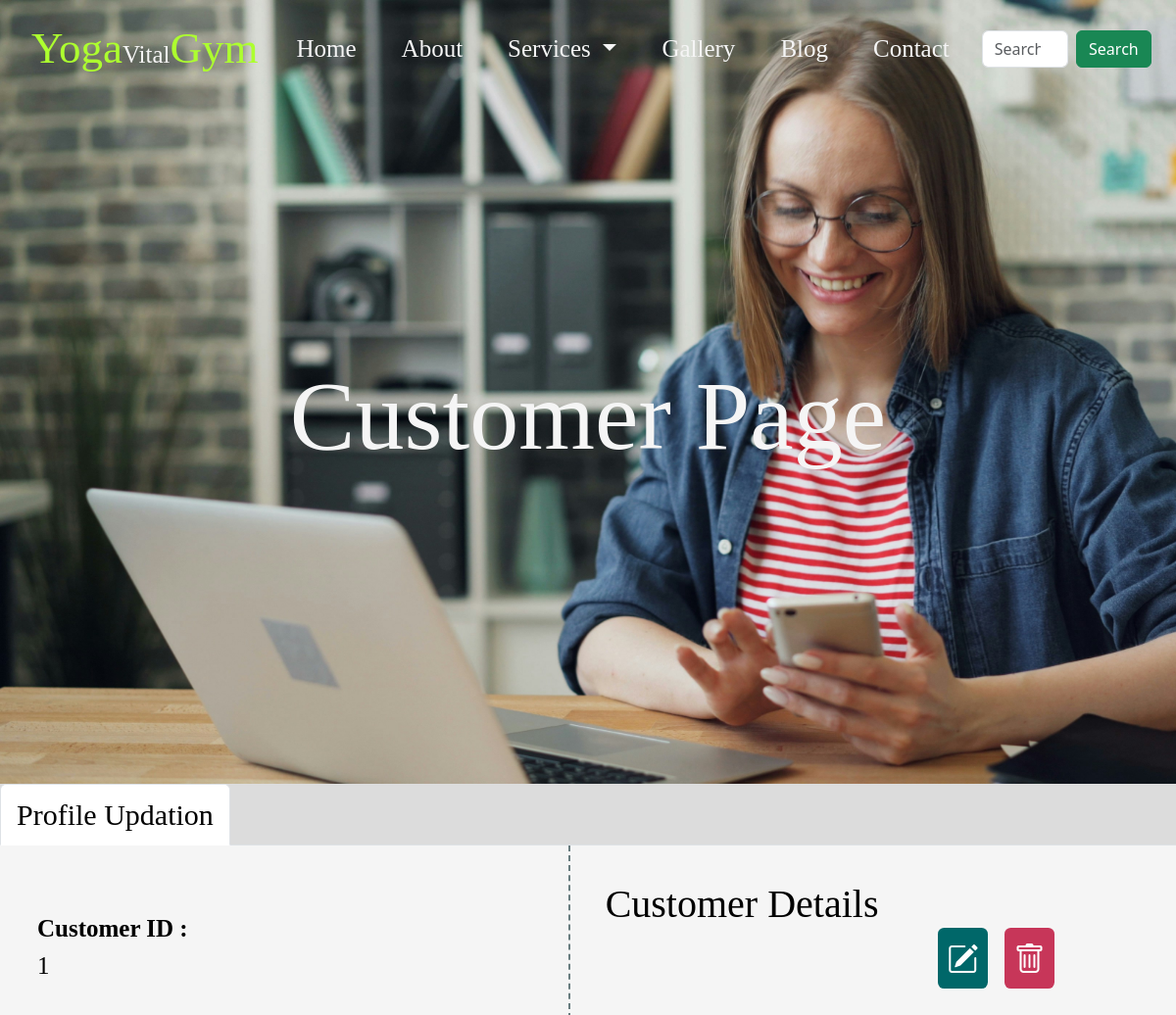
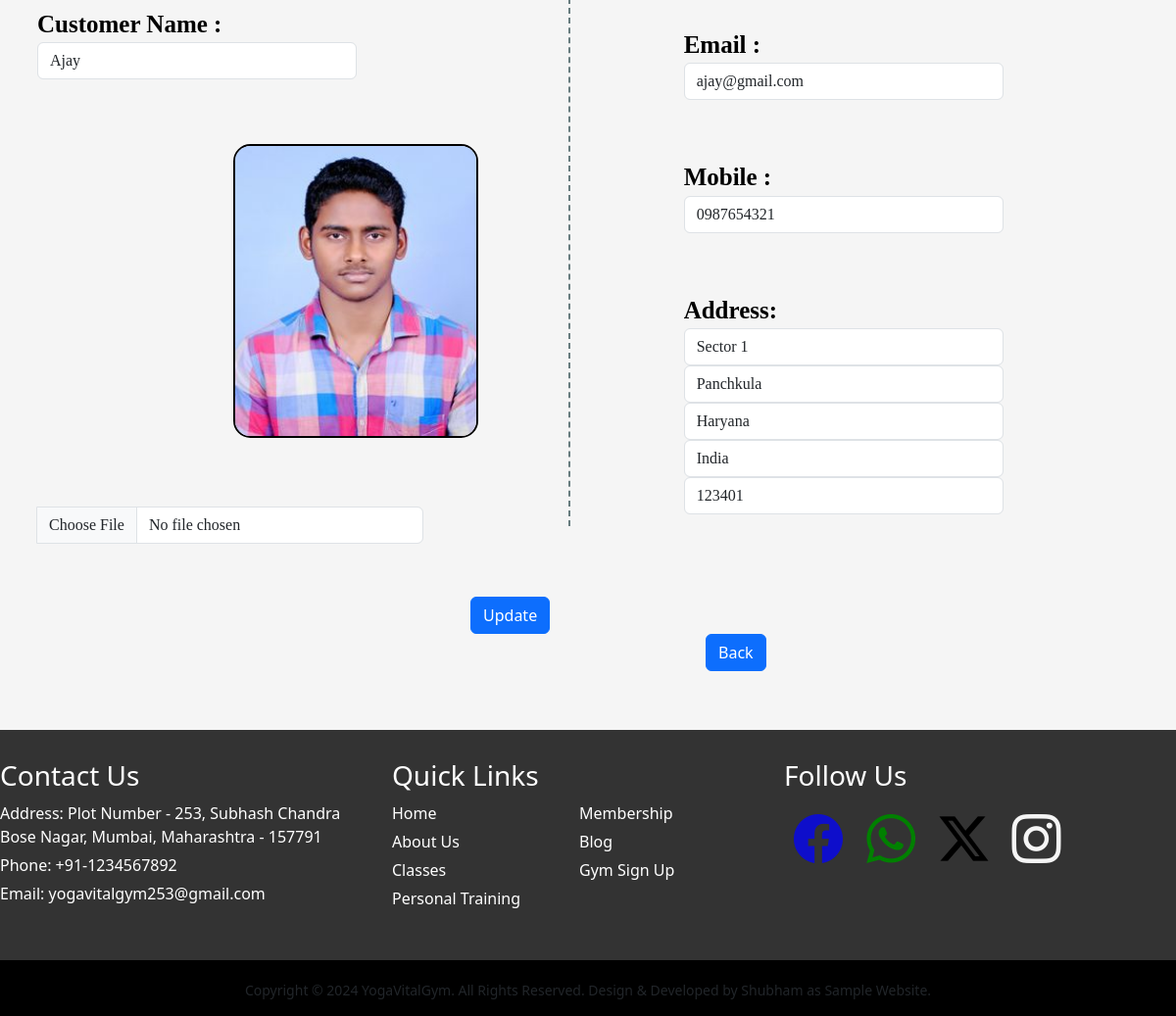
Screenshot of /customers/update_account/ (signed in) with the database file from the repository (2 pictures, top to bottom).
### Gym_Customers/models.py (models this page shows, shortened)
class Gym_Customer_Data(models.Model):
    customer_id = models.AutoField(primary_key=True,unique=True)
    customer_name = models.CharField(max_length=100)
    customer_mobile = models.CharField(max_length=10,unique=True)
    customer_email = models.EmailField(max_length=100, unique=True)
    customer_password = models.CharField(max_length=20)
    customer_address = models.CharField(max_length=100)
    customer_city = models.CharField(max_length=100)
    customer_state = models.CharField(max_length=100)
    customer_country = models.CharField(max_length=100)
    customer_pin = models.CharField(max_length=6)
    customer_services = models.CharField(max_length=50)
    customer_image = models.ImageField(upload_to='customer_images/', null=True, blank=True)

### Gym_Customers/views.py (the view, shortened to what this page needs)
# urls.py: path('update_account/', views.update_customer, name='update-account'),
def update_customer(request):
    if not (request.session.get('customer_id')):
        return redirect('login')
    customer = models.Gym_Customer_Data.objects.get(customer_id=request.session.get('customer_id'))
    data = {
        'customer_data' : customer
    }
    return render(request, 'Gym_Customers/customer-updation.html',context=data)

### Gym_Customers/templates/Gym_Customers/customer-updation.html (shortened to what this page needs)
<!DOCTYPE html>
{% load static %}
<html lang="en">
<head>
    <link href="https://cdn.jsdelivr.net/npm/bootstrap@5.3.3/dist/css/bootstrap.min.css" rel="stylesheet">
    <link rel="stylesheet" href="{% static 'css/customer-homepage.css' %}">
</head>
<body>
    {% include 'navbar.html' %}
    <section id="section-1" style="background-image: url('{% static 'images/signup/1.jpg' %}');">
        <div class="section-heading">
            <p>Customer Page</p>
        </div>
    </section>
    <ul class="nav nav-tabs" id="myTab" role="tablist">
        <li class="nav-item" role="presentation">
          <button class="nav-link active" id="profile-tab" data-bs-toggle="tab" data-bs-target="#profile-tab-pane" type="button" role="tab" aria-controls="profile-tab-pane" aria-selected="true">Profile Updation</button>
        </li>
      </ul>
      <div class="tab-content" id="myTabContent">
        <div class="tab-pane fade show active" id="profile-tab-pane" role="tabpanel" aria-labelledby="profile-tab" tabindex="0">
            <form class="row g-3 needs-validation" action= "{% url 'Gym_Customers:update-account' %}" method="POST" enctype="multipart/form-data" novalidate>
                <section id="customer-information">
                    <div class="row info-container">
                        <div class="col-md-6 left-side">
                            <p>
                                <section class="row"><section id="data-label" class="col-md-6"><b>Customer ID : </b></section><section id="data-label">{{customer_data.customer_id}}</section></section><br>
                                <section class="row"><section id="data-label" class="col-md-6"><b>Customer Name : </b></section><section id="data-label" class="col-md-6"><input name= "customer_name" type="text" class="form-control" id="customer_name" placeholder="Full Name" value="{{customer_data.customer_name}}"></section></section>
                            </p>
                            {% if customer_data.customer_image %}
                            <img src="{{customer_data.customer_image.url}}" alt="{{customer_data.customer_image.title}}">
                            {% else %}
                            <img src="{% static 'images/profile-photo-placeholder.jpg' %}" alt="placeholder-image">
                            {% endif %}
                                <div class="input-group mb-3 photo-upload">
                                    <input type="file" class="form-control" id="photo-file" aria-describedby="photo" aria-label="Upload" name="image">
                                </div>
                        </div>
                        <div class="col-md-6 right-side">
                            <div class="d-flex justify-content-between">
                                <h1>Customer Details</h1>
                            </div>
                            <div class="alter-btn">
                                <a class="edit" href="{% url 'Gym_Customers:update-account' %}"><i class="bi bi-pencil-square"></i></a>
                                <a class="delete" href="{% url 'Gym_Customers:delete-account' %}"><i class="bi bi-trash"></i></a>
                            </div>
                            <div class="details">
                                <p>
                                    <section class="row"><section id="data-label" class="col-md-6"><b>Email : </b></section><section id="data-label" class="col-md-6"><input name= "customer_email" type="text" class="form-control" id="customer_email" placeholder="Email" value="{{customer_data.customer_email}}"></section></section>
                                </p>
                                <p>
                                    <section class="row"><section id="data-label" class="col-md-6"><b>Mobile : </b></section><section id="data-label" class="col-md-6"><input name= "customer_mobile" type="text" class="form-control" id="customer_mobile" placeholder="Mobile" value="{{customer_data.customer_mobile}}"></section></section>
                                </p>
                                <p>
                                    <section class="row"><section id="data-label" class="col-md-6"><b>Address: </b></section><section id="data-label" class="col-md-6"><input name= "customer_address" type="text" class="form-control" id="customer_address" placeholder="Address" value="{{customer_data.customer_address}}"><input name= "customer_city" type="text" class="form-control" id="customer_city" placeholder="City" value="{{customer_data.customer_city}}"><input name= "customer_state" type="text" class="form-control" id="customer_state" placeholder="State" value="{{customer_data.customer_state}}"><input name= "customer_country" type="text" class="form-control" id="customer_country" placeholder="Country" value="{{customer_data.customer_country}}"><input name= "customer_pin" type="text" class="form-control" id="customer_pin" placeholder="PIN" value="{{customer_data.customer_pin}}"></section></section>
                                </p>
                            </div>
                        </div>
                    </div>
                    <button class="btn btn-primary" type="submit" id="photo" style="margin-left: 40%;">Update</button>
                </section>
            </form>
            <button class="btn btn-primary" type="submit" id="photo" style="margin-left: 60%; margin-bottom: 5%;" onclick="window.location.href='{% url 'Gym_Customers:customer-homepage' %}'">Back</button>
        </div>
    {% include 'footer.html' %}
</body>
</html>

### Gym_Customers/static/css/customer-homepage.css (style rules this page uses)
#section-1 { background-size: cover; background-repeat: no-repeat; width: 100%; min-height: 100vh; }
.section-heading { text-align: center; margin-top: 350px; color: whitesmoke; font-family: cursive; font-size: 100px; }
.nav-tabs { background-color: gainsboro; font-size: 30px; font-family: cursive; color: black; }
.nav-tabs .nav-link { color: black; }
.nav-link.active { background-color: lightskyblue; }
.tab-content { background-color: whitesmoke; }
.info-container { display: flex; flex-wrap: wrap; width: 99%; height: auto; }
#data-label { width: 350px; font-size: 25px; color: black; }
.left-side { display: flex; flex-direction: column; height: 710px; padding: 2em; color: black; font-size: 25px; font-family: cursive; border-right: 2px dashed #687d7f; }
.left-side img { border-radius: 0.7em; width: 10em; height: 300px; margin-top: 50px; margin-left: 200px; border: 2px solid black; }
.photo-upload { margin-top: 70px; width: 80%; }
.right-side { padding: 3% 7% 2% 3%; }
.right-side h1 { font-family: cursive; color: black; }
.details { width: 80%; margin-top: 60px; margin-left: 80px; font-family: cursive; font-size: 25px; color: black; }
.details p { margin-top: 60px; }
.alter-btn { margin-left: 70%; }
.alter-btn a { font-size: 2em; margin: 0.2em; padding: 0.3em; color: white; border-radius: 0.2em; transition: all 0.2s; }
.delete { background-color: #C73659; }
.edit { background-color: #006769; }

### static/css/footer.css (style rules this page uses)
body { min-height: 100vh; display: flex; flex-direction: column; background-color: black; }

### rows the page displays
Gym_Customer_Data: customer_id "1", customer_name "Ajay", customer_image (picture), customer_email "ajay@gmail.com", customer_mobile "0987654321", customer_address "Sector 1", customer_city "Panchkula", customer_state "Haryana", customer_country "India", customer_pin "123401"
